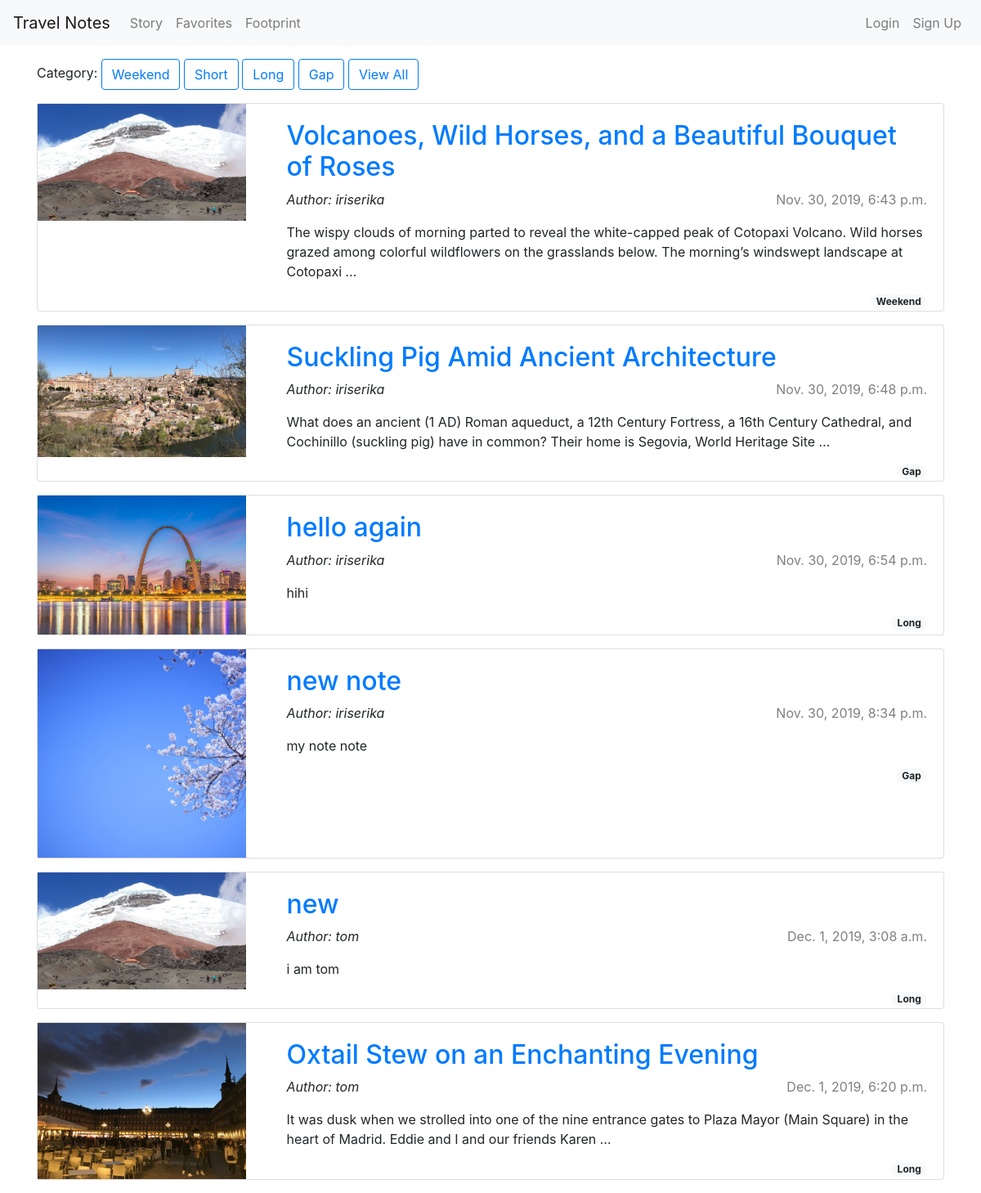
Before: /notes/ with the older database file.
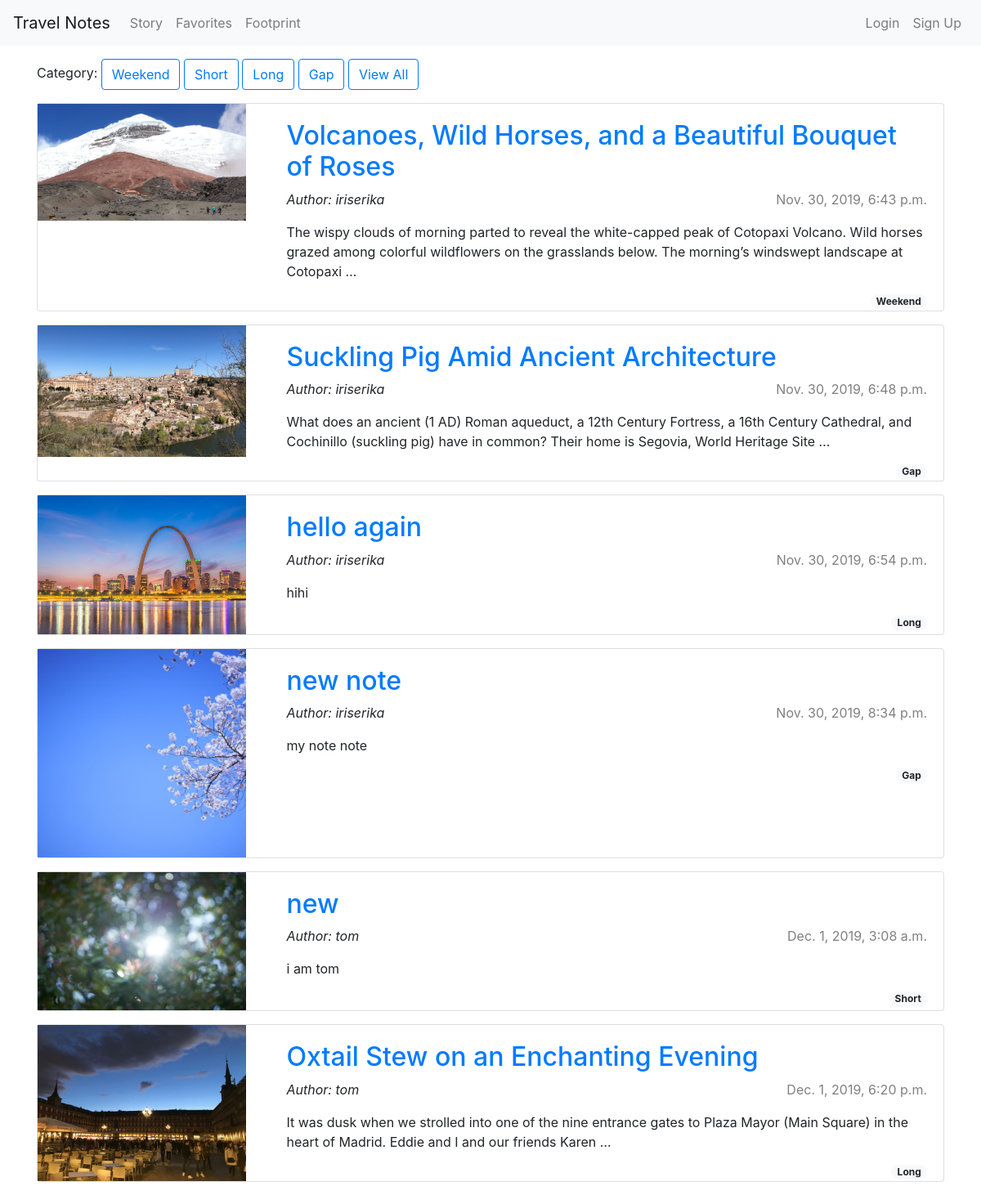
After: the same page with the newer database file.
### notes/models.py (models this page shows, shortened)
class Note(models.Model):
	author = models.ForeignKey(settings.AUTH_USER_MODEL, on_delete = models.CASCADE)
	title = models.CharField(max_length = 200)
	text = models.TextField()
	created_date = models.DateTimeField(default = timezone.now)
	cover = models.ImageField(upload_to = 'images/', default = '/images/default.jpeg')
	tag = models.CharField(max_length = 20, default='Weekend Break')

### notes/views.py (the view)
# urls.py: path('', views.post_list, name='post_list'),
def post_list(request):
    posts = Note.objects.order_by('created_date')
    return render(request, 'note/post_list.html', {'posts': posts})

### templates/note/post_list.html
{% extends 'base.html' %}
{% block content %}
Category:
<a href="{% url 'post_weekend' %}" class="btn btn-outline-primary">Weekend</a>
<a href="{% url 'post_short' %}" class="btn btn-outline-primary">Short</a>
<a href="{% url 'post_long' %}" class="btn btn-outline-primary">Long</a>
<a href="{% url 'post_gap' %}" class="btn btn-outline-primary">Gap</a>
<a href="{% url 'post_list' %}" class="btn btn-outline-primary">View All</a>
{% for post in posts %}
<div class="card" style="margin: 1rem auto;">
	<div class="row">
		<div class="col-3">
			<img src="{{ post.cover.url}}" class="img-fluid" alt="{{ post.title }}">
		</div>
		<div class="col-9">
			<div class="card-body">
				<h2><a href="{% url 'post_detail' pk=post.pk %}">{{ post.title }}</a></h2>
				<p class="float-right" style="color: grey;">{{ post.created_date }}</p>
    			<p><em>Author: {{ post.author }}</em></p>
			    <p>{{ post.text|truncatewords:30 }}</p>
			    <span class="badge badge-pill badge-light float-right">{{ post.tag }}</span>
			</div>
		</div>
	</div>
</div>
{% endfor %}
{% endblock %}

Changed rows visible on the page:
changed Note "new": cover: a different picture; tag "Long" → "Short"
